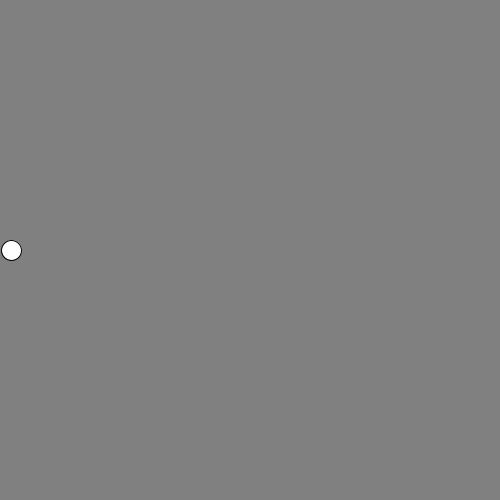
Frame 1 (no input)
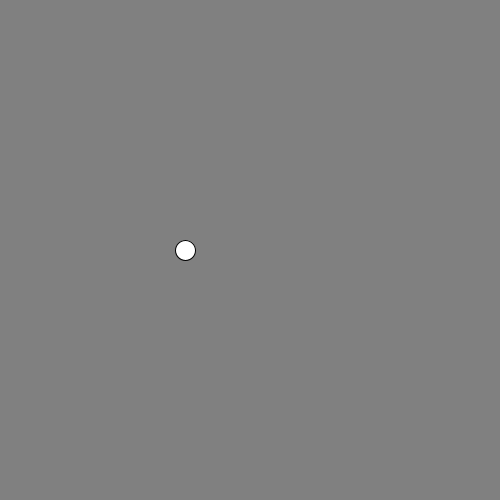
Frame 60 (the mouse pressed at the canvas centre just before this capture)
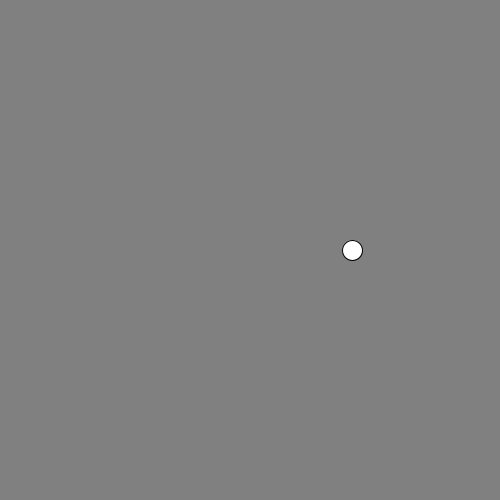
Frame 120 (the mouse held since frame 60 and released just before this capture)

The Processing sketch that drew these frames (run headless with seeded random() and noise(); from frame 60 on, the mouse is pressed at the canvas centre):

// Processing sketch: TweenDemo
// ── TweenDemo.pde
float valStart = 0;
float valEnd = 500;

float animLength = 3;
float currTime = 0;

boolean animPlay = false;

void setup(){
  size(500,500);
}

void draw(){
  if (currTime < 3133){
    animPlay = false;  
  }
  
  
  background(128);
  
  //if(animPlaying){
    currTime = millis()/1000.0;
  //}
  print(currTime);
  
  float p = currTime / animLength;
  float x = lerp(valStart, valEnd, p);
  
  ellipse(x, height/2.0, 20, 20);
  
}

void mousePressed(){
 currTime = 0.0; 
}
